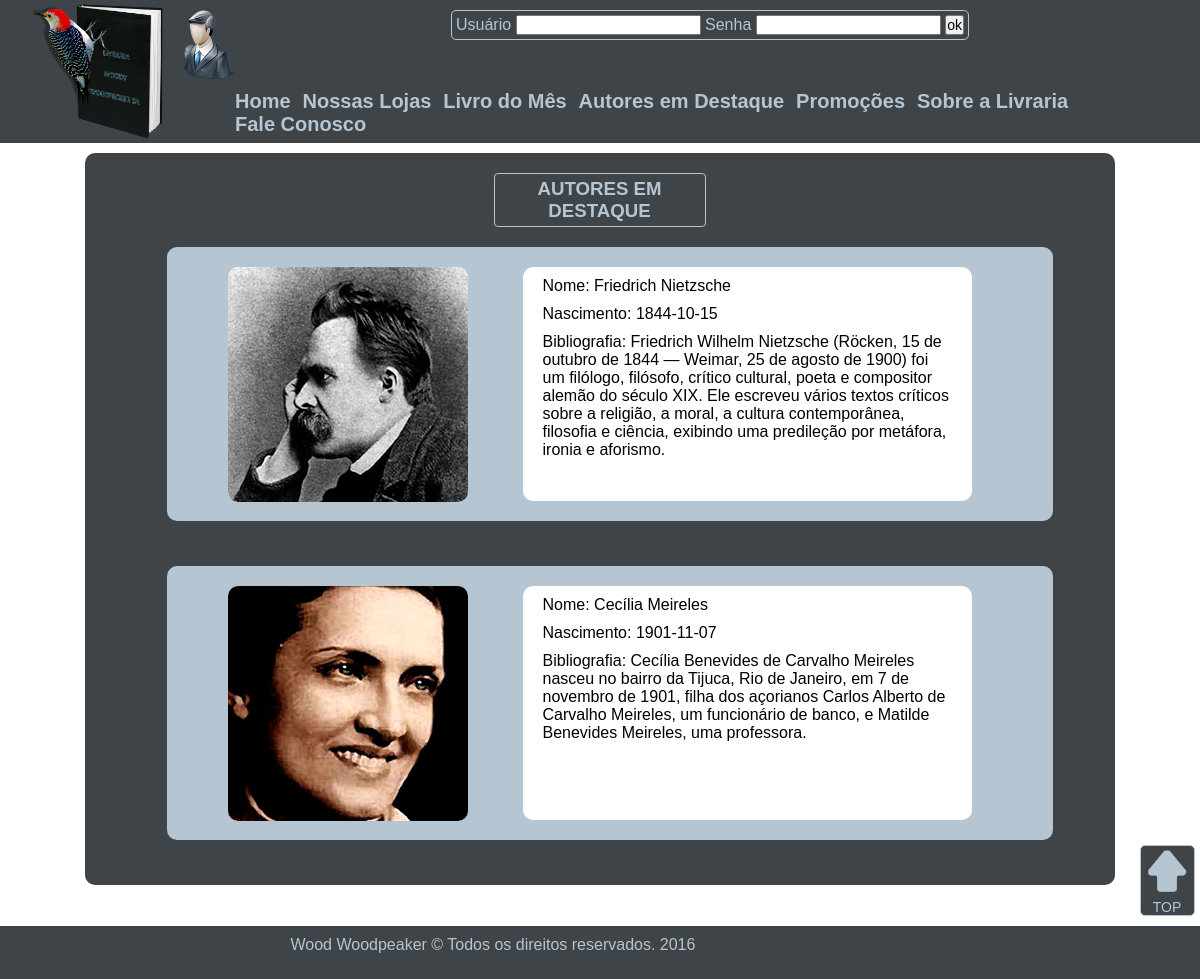
The app's page /autor.php, older data.
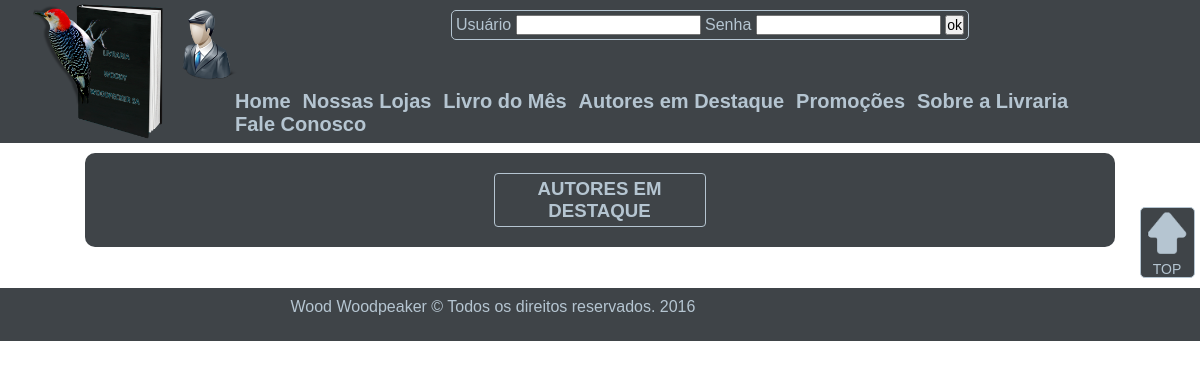
The same page, newer data.
### tables this page shows
CREATE TABLE `autor` (
  `cod_autor` int(11) NOT NULL AUTO_INCREMENT,
  `nome_autor` varchar(60) NOT NULL,
  `foto_autor` varchar(60) DEFAULT NULL,
  `dt_nasc` date DEFAULT NULL,
  `bibliografia` text,
  PRIMARY KEY (`cod_autor`)
);

### autor.php (the view, shortened to what this page needs)
<?php include("conexao.php")?>
<!doctype html>
<html lang="pt-br">
	<head>
	</head>
	<body>
		<div class="principal">
        	<header>
                <div class="limite_header">
					<div class="logo">
                    </div>
                    <div class="navegacao">
						<div class="imgJquery">
							<img id="icone" alt="" src="imagens/autor.png">
						</div>
						<div class="login">
							<form name="livraria_" method="post" action="autor.php">
                                <p>
									Usuário <input type="text" name="txtnome" value="">
									Senha 	<input type="password"  maxlength="10" name="txtsenha">
									<input type="submit" name="btnok" value="ok">
                                </p>
                            </form>
                     	</div>
						<nav>
                            <ul class="lstmenu">
								<li onmouseover="mudaFoto('imagens/home.png')" onmouseout="mudaFoto('imagens/autor.png')"> <a href="index.php"> Home 			</a> </li>
                                <li onmouseover="mudaFoto('imagens/loja.png')" onmouseout="mudaFoto('imagens/autor.png')"> <a href="lojas.php"> Nossas Lojas 		</a> </li>
                                <li onmouseover="mudaFoto('imagens/livro.png')" onmouseout="mudaFoto('imagens/autor.png')"> <a href="livro.php"> Livro do Mês		</a> </li>
								<li onmouseover="mudaFoto('imagens/autor.png')" onmouseout="mudaFoto('imagens/autor.png')"> <a href="autor.php"> Autores em Destaque </a> </li>
								<li onmouseover="mudaFoto('imagens/promocao.png')" onmouseout="mudaFoto('imagens/autor.png')"> <a href="promocao.php"> Promoções		</a> </li>
                                <li onmouseover="mudaFoto('imagens/sobre.png')" onmouseout="mudaFoto('imagens/autor.png')"> <a href="sobre.php"> Sobre a Livraria	</a> </li>
								<li onmouseover="mudaFoto('imagens/contato.png')" onmouseout="mudaFoto('imagens/autor.png')"> <a href="contato.php"> Fale Conosco		</a> </li>
                            </ul>
                		</nav>
                    </div>
                </div>
            </header>
			<div class="limite_autor">
				<div class="corpo_autor">
					<div class="nome_titulo">
						<p>AUTORES EM DESTAQUE</p>
					</div>
						<?php
							$sql = "select ";
							$sql = $sql ."a.cod_autor, a.nome_autor, a.dt_nasc, a.foto_autor, a.bibliografia ";
							$sql = $sql ."FROM autor AS a ";
							$sql = $sql ."INNER JOIN autores_destaque AS d ";
							$sql = $sql ."ON (d.cod_autor=a.cod_autor) ";
							$sql = $sql ."INNER JOIN estatus AS e ";
							$sql = $sql ."ON(e.cod_estatus=d.cod_estatus) ";
							$sql = $sql ."WHERE e.cod_estatus=1; ";
							$select = mysqli_query($conexao, $sql);
							while($rs = mysqli_fetch_array($select, MYSQLI_ASSOC))
							{
						?>
					<div class="autor_detalhes">
						<div class="autor_foto">
							<img alt="" title="" src="<?php echo($rs["foto_autor"])?>">
						</div>
						<div class="autor_caracteristicas">
							<p> Nome: <?php echo($rs["nome_autor"]);?></p>
							<p> Nascimento: <?php echo($rs["dt_nasc"]);?> </p>
							<p> Bibliografia: <?php echo($rs["bibliografia"]);?> </p>
						</div>
					</div>
						<?php
							}
						?>
				</div>
				<div class="topo">
					<?php include("subir.php")?>
				</div>
			</div>
            <footer>
				<div class="limite_footer">
					<div class="direitos">
						<p> Wood Woodpeaker © Todos os direitos reservados. 2016 </p>
					</div>
				</div>
            </footer>
        </div>
	</body>
</html>

Row changes from the older to the newer data that the page shows:
removed autor: foto_autor (picture), nome_autor "Friedrich Nietzsche", dt_nasc "1844-10-15", bibliografia "Friedrich Wilhelm Nietzsche (Röcken, 15 de outubro de 1844 — Weimar, 25 de agosto de 1900) foi um filólogo, filósofo, crítico cultural, poeta e compositor alemão do século XIX. Ele escreveu vários textos críticos sobre a religião, a moral, a cultura contemporânea, filosofia e ciência, exibindo uma predileção por metáfora, ironia e aforismo."
removed autor: foto_autor (picture), nome_autor "Cecília Meireles", dt_nasc "1901-11-07", bibliografia "Cecília Benevides de Carvalho Meireles nasceu no bairro da Tijuca, Rio de Janeiro, em 7 de novembro de 1901, filha dos açorianos Carlos Alberto de Carvalho Meireles, um funcionário de banco, e Matilde Benevides Meireles, uma professora."
